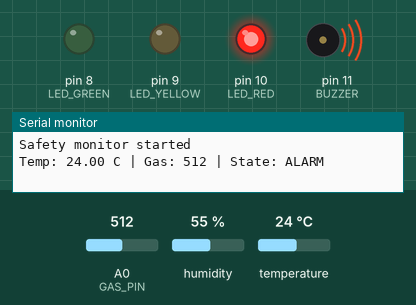
Recording of a sketch running on a simulated Arduino Uno, built with avr-gcc and run on an emulated ATmega328P. On the bench: output pins drawn as LEDs (lit = HIGH), buzzer (waves = sounding), the last lines printed to the serial monitor. The inputs (shaded band) are chosen by the test bench; at power-on: A0 (GAS_PIN) = 512, humidity 55 %, temperature 24 °C.

Above: at 1.8 s.
1.9 s: A0 (GAS_PIN) set to 348
3.4 s: A0 (GAS_PIN) set to 330
At 4.5 s:
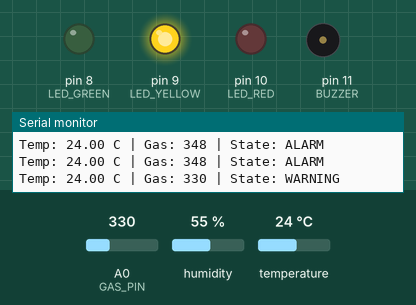
6.9 s: A0 (GAS_PIN) set to 511
At 8.2 s:
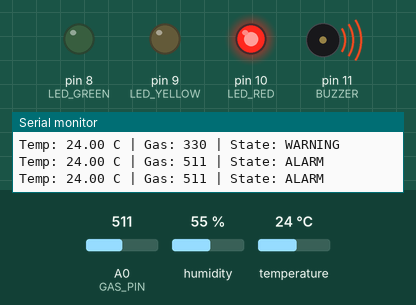
8.5 s: A0 (GAS_PIN) set to 306
At 9.8 s:
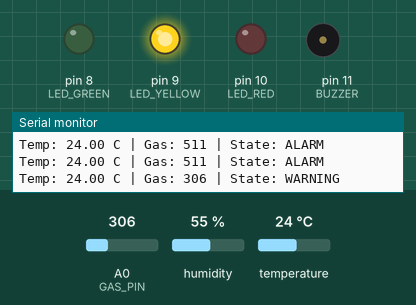
Timing chart, 0 to 13.6 s (numbered marks = the images above; inputs shaded):
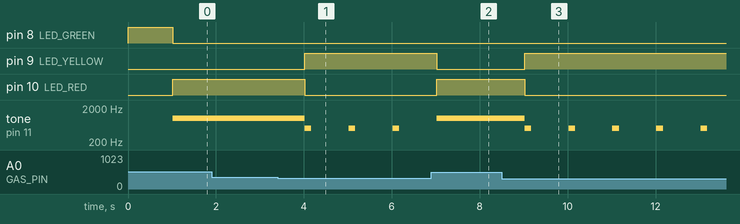

Measured:
- the behaviour switches between 340 and 339 on A0 (GAS_PIN) (found by bisection; images 0 and 1)
- after the input at 3.4 s, pin 9 (LED_YELLOW): LOW → HIGH after 0.62 s; pin 10 (LED_RED): HIGH → LOW after 0.62 s; tone on pin 11 (BUZZER): alternates 500 Hz for 0.15 s and silent for 0.85 s, starting after 0.62 s
- after the input at 6.9 s, pin 9 (LED_YELLOW): HIGH → LOW after 0.12 s; pin 10 (LED_RED): LOW → HIGH after 0.12 s
- after the input at 8.5 s, pin 9 (LED_YELLOW): LOW → HIGH after 0.52 s; pin 10 (LED_RED): HIGH → LOW after 0.52 s; tone on pin 11 (BUZZER): alternates 500 Hz for 0.15 s and silent for 0.85 s, starting after 0.52 s

The sketch:

sketch.ino
```cpp
#include <DHT.h>

// ---------- Pin map ----------
#define DHT_PIN   2
#define DHT_TYPE  DHT22
#define GAS_PIN   A0
#define LED_GREEN 8
#define LED_YELLOW 9
#define LED_RED   10
#define BUZZER    11

// ---------- Thresholds (tune these while testing) ----------
const int   GAS_WARN    = 250;   // ADC counts (0-1023)
const int   GAS_ALARM   = 350;
const float TEMP_WARN   = 40.0;  // deg C
const float TEMP_ALARM  = 55.0;
const int   GAS_HYST    = 10;    // hysteresis so the state does not flicker
const float TEMP_HYST   = 2.0;

const unsigned long SAMPLE_MS = 1000;  // sample once per second

enum State { NORMAL, WARNING, ALARM };

DHT dht(DHT_PIN, DHT_TYPE);
State state = NORMAL;
unsigned long lastSample = 0;

// Average 8 ADC readings to reduce noise
int readGasAverage() {
  long sum = 0;
  for (int i = 0; i < 8; i++) {
    sum += analogRead(GAS_PIN);
    delay(2);
  }
  return (int)(sum / 8);
}

// Pure function: easy to unit test on a laptop
State nextState(State s, int gas, float temp) {
  switch (s) {
    case NORMAL:
      if (gas >= GAS_ALARM || temp >= TEMP_ALARM) return ALARM;
      if (gas >= GAS_WARN  || temp >= TEMP_WARN)  return WARNING;
      return NORMAL;
    case WARNING:
      if (gas >= GAS_ALARM || temp >= TEMP_ALARM) return ALARM;
      if (gas < GAS_WARN - GAS_HYST && temp < TEMP_WARN - TEMP_HYST) return NORMAL;
      return WARNING;
    case ALARM:
      if (gas < GAS_ALARM - GAS_HYST && temp < TEMP_ALARM - TEMP_HYST) return WARNING;
      return ALARM;
  }
  return NORMAL;
}

void setOutputs(State s) {
  digitalWrite(LED_GREEN,  s == NORMAL);
  digitalWrite(LED_YELLOW, s == WARNING);
  digitalWrite(LED_RED,    s == ALARM);
  if (s == ALARM) {
    tone(BUZZER, 1000);              // continuous tone
  } else if (s == WARNING) {
    tone(BUZZER, 500, 150);          // short beep each sample
  } else {
    noTone(BUZZER);
  }
}

const char* stateName(State s) {
  return s == NORMAL ? "NORMAL" : (s == WARNING ? "WARNING" : "ALARM");
}

void setup() {
  Serial.begin(9600);
  pinMode(LED_GREEN, OUTPUT);
  pinMode(LED_YELLOW, OUTPUT);
  pinMode(LED_RED, OUTPUT);
  pinMode(BUZZER, OUTPUT);
  dht.begin();
  setOutputs(NORMAL);
  Serial.println("Safety monitor started");
}

void loop() {
  unsigned long now = millis();
  if (now - lastSample < SAMPLE_MS) return;   // non-blocking timing
  lastSample = now;

    float temp = dht.readTemperature();
  int gas = readGasAverage();

  // Sensor fault handling: a bad temperature must not block gas monitoring
  if (isnan(temp)) {
    Serial.println("ERROR: temperature sensor read failed");
    temp = -100.0;   // sentinel: temperature cannot trigger anything
  }

  state = nextState(state, gas, temp);
  setOutputs(state);

  Serial.print("Temp: ");  Serial.print(temp);
  Serial.print(" C | Gas: "); Serial.print(gas);
  Serial.print(" | State: "); Serial.println(stateName(state));
}
```
